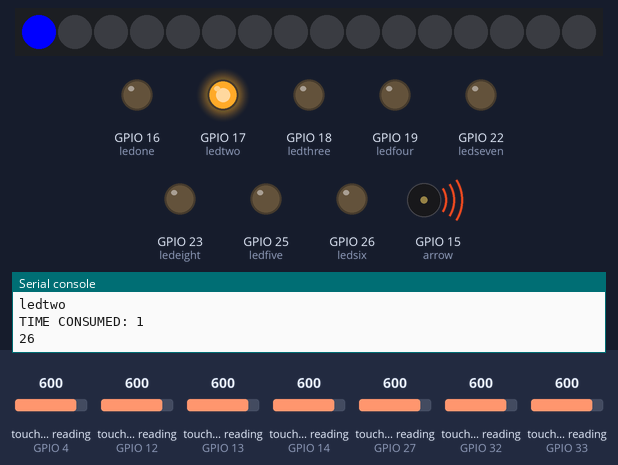
A program run on a simulated ESP32 board running MicroPython. On the bench: 16 RGB LEDs in strip order, left to right, output pins drawn as LEDs (lit = HIGH), buzzer (waves = sounding), the last lines printed to the serial console. Dashed ring = blinking. The test bench sets the inputs (shaded band); at power-on: touch-pad reading (sensors on GPIO 4, GPIO 12, GPIO 13, GPIO 14, GPIO 27, GPIO 32, GPIO 33) 600. Random numbers come from a fixed seed; the clock reads 2024-03-15 10:24:30 at power-on unless the program sets it; pins used as bus, display or sensor lines are not drawn. At 10.0 s the program stops and its outputs stay as they are.

Above: at 1.9 s.
2.0 s: touch-pad reading (sensor on GPIO 4) set to 306
At 6.1 s:
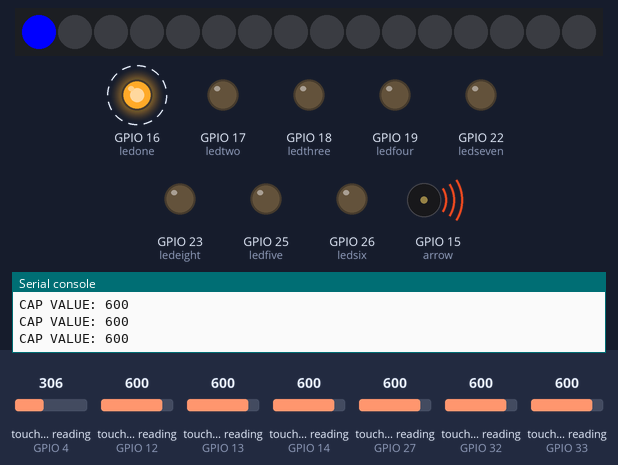
6.2 s: touch-pad reading (sensor on GPIO 4) set to 288
At 10.4 s:
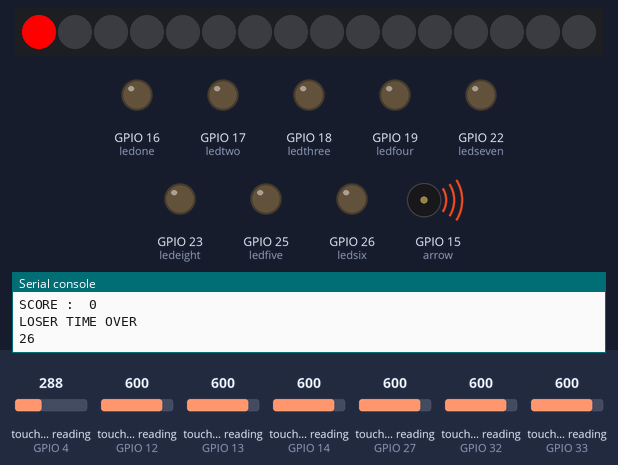
Timing chart, 0 to 11.5 s (numbered marks = the images above; inputs shaded):
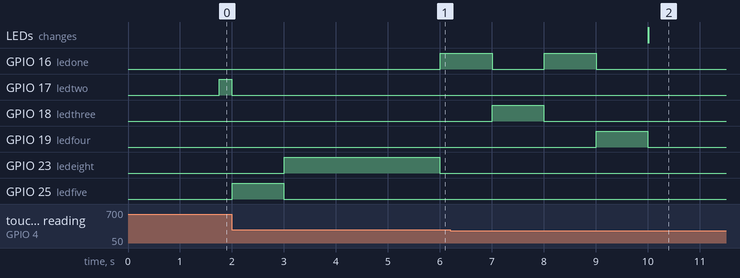

Measured:
- the behaviour switches between 300 and 299 on touch-pad reading (sensor on GPIO 4) (found by bisection; images 1 and 2)

The program:

whackamole_try_1__1_.py
```python
from machine import PWM, Pin, TouchPad
import time
import neopixel
import random
import utime

arrow = PWM(Pin(15))
arrow.freq(50)
arrow.duty(26)
A = 26

np = neopixel.NeoPixel(Pin(21), 16)
lol = []

capone = TouchPad(Pin(13))
captwo = TouchPad(Pin(12))
capthree = TouchPad(Pin(14))
capfour = TouchPad(Pin(27))
capfive = TouchPad(Pin(33))
capsix = TouchPad(Pin(32))
capseven = TouchPad(Pin(2))
capeight = TouchPad(Pin(4))

ledone = Pin(16, Pin.OUT)
ledtwo = Pin(17, Pin.OUT)
ledthree = Pin(18, Pin.OUT)
ledfour = Pin(19, Pin.OUT)
ledfive = Pin(25, Pin.OUT)
ledsix = Pin(26, Pin.OUT)
ledseven = Pin(22, Pin.OUT)
ledeight = Pin(23, Pin.OUT)

buzzer = Pin(5, Pin.OUT)
buzzer.value(0)

score = 0
timer = 0.7

moles = ["ledone", "ledtwo", 'ledthree', 'ledfour', 'ledfive', 'ledsix', "ledeight"]

startO = utime.time()
timerO = 10


#game start indicator

ledone.value(1)
ledtwo.value(1)
ledthree.value(1)
ledfour.value(1)
ledfive.value(1)
ledsix.value(1)
ledseven.value(1)
ledeight.value(1)
#time.sleep(100)

np[0] = (0,0,255)
np.write()
ledone.value(0)
ledtwo.value(0)
ledthree.value(0)
ledfour.value(0)
ledfive.value(0)
ledsix.value(0)
ledseven.value(0)
ledeight.value(0)
time.sleep(0.75)

#game

while True:
    time.sleep(1)
    read1 = capone.read()
    read2 = captwo.read()
    read3 = capthree.read()
    read4 = capfour.read()
    read5 = capfive.read()
    read6 = capsix.read()
    #read7 = capseven.read()
    read8 = capeight.read()

    while (score<8 and utime.time() - startO < timerO):
        buzzer.value(1)
        random_num = random.choice(moles)
        print(random_num)
        print('TIME CONSUMED:', utime.time() - startO)
        arrow.duty(A)
        print(A)

        if (random_num == "ledone"):
            start = utime.time()
            print("START:::", start)
            ledone.value(1)
            buzzer.value(0)
            while(utime.time() - start < timer):
                read1 = capone.read()
                print("CAP VALUE:", read1)
                if (read1<300):
                    score = score+1
                    lol.append(score)
                    A = A+13
                    ledone.value(0)
                    print("SCORE : ", score)
                    break
            ledone.value(0)
            print("SCORE : ", score)

        elif (random_num == "ledtwo"):
            start = utime.time()
            ledtwo.value(1)
            buzzer.value(0)
            while(utime.time() - start < timer):
                read2 = captwo.read()
                if (read2<300):
                    score = score+1
                    lol.append(score)
                    A = A+13
                    ledtwo.value(0)
                    print("SCORE : ", score)
                    break
            ledtwo.value(0)
            print("SCORE : ", score)

        elif (random_num == "ledthree"):
            start = utime.time()
            ledthree.value(1)
            buzzer.value(0)
            while(utime.time() - start < timer):
                read3 = capthree.read()
                if (read3<300):
                    score = score+1
                    lol.append(score)
                    A = A+13
                    ledthree.value(0)
                    print("SCORE : ", score)
                    break
            ledthree.value(0)
            print("SCORE : ", score)

        elif (random_num == "ledfour"):
            start = utime.time()
            ledfour.value(1)
            buzzer.value(0)
            while(utime.time() - start < timer):
                read4 = capfour.read()
                if (read4<300):
                    score = score+1
                    lol.append(score)
                    A = A+13
                    ledfour.value(0)
                    print("SCORE : ", score)
                    break
            ledfour.value(0)
            print("SCORE : ", score)

        elif (random_num == "ledfive"):
            start = utime.time()
            ledfive.value(1)
            buzzer.value(0)
            while(utime.time() - start < timer):
                read5 = capfive.read()
                if (read5<300):
                    score = score+1
                    lol.append(score)
                    A = A+13
                    ledfive.value(0)
                    print("SCORE : ", score)
                    break
            ledfive.value(0)
            print("SCORE : ", score)

        elif (random_num == "ledsix"):
            start = utime.time()
            ledsix.value(1)
            buzzer.value(0)
            while(utime.time() - start < timer):
                read6 = capsix.read()
                if (read6<300):
                    score = score+1
                    lol.append(score)
                    A = A+13
                    ledsix.value(0)
                    print("SCORE : ", score)
                    break
            ledsix.value(0)
            print("SCORE : ", score)

        #elif (random_num == "ledseven"):
            start = utime.time()
            ledseven.value(1)
            buzzer.value(0)
            while(utime.time() - start < timer):
                #read7 = capseven.read()
                #if (read7<300):
                    score = score+1
                    lol.append(score)
                    A = A+13
                    ledseven.value(0)
                    print("SCORE : ", score)
                    break
            ledseven.value(0)
            print("SCORE : ", score)

        else:  #(random_num == "ledeight")
            start = utime.time()
            ledeight.value(1)
            buzzer.value(0)
            while(utime.time() - start < timer):
                read8 = capeight.read()
                if (read8<300):
                    score = score+1
                    lol.append(score)
                    A = A+13
                    ledeight.value(0)
                    print("SCORE : ", score)
                    break
            ledeight.value(0)
            print("SCORE : ", score)

        np[score] = (0,0,255)
        np.write()

    if (score == 8 and utime.time() - startO < timerO):
        print("WINNER")
        print(A)
        for i in range(0,9):
            np[i] = (0,255,0)
            np.write()
        break

    else:
        print("LOSER TIME OVER")
        print(A)
        for i in range(0,score+1):
            np[i] = (255,0,0)
            np.write()
        break
```
